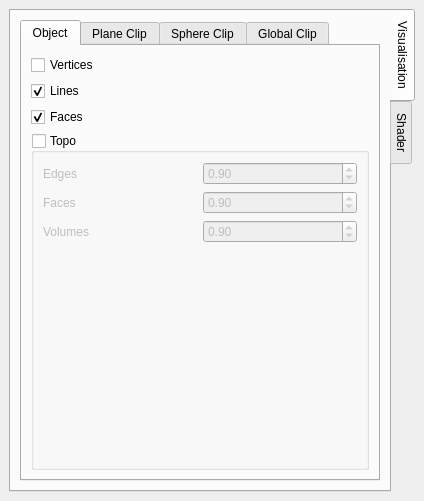
<?xml version="1.0" encoding="UTF-8"?>
<ui version="4.0">
 <class>DockWidget</class>
 <widget class="QDockWidget" name="DockWidget">
  <property name="geometry">
   <rect>
    <x>0</x>
    <y>0</y>
    <width>424</width>
    <height>501</height>
   </rect>
  </property>
  <property name="allowedAreas">
   <set>Qt::LeftDockWidgetArea|Qt::RightDockWidgetArea</set>
  </property>
  <property name="windowTitle">
   <string>Interface</string>
  </property>
  <widget class="QWidget" name="dockWidgetContents">
   <layout class="QGridLayout" name="gridLayout">
    <item row="0" column="1">
     <widget class="QTabWidget" name="tabWidget">
      <property name="tabPosition">
       <enum>QTabWidget::East</enum>
      </property>
      <property name="currentIndex">
       <number>0</number>
      </property>
      <widget class="QWidget" name="tab">
       <attribute name="title">
        <string>Visualisation</string>
       </attribute>
       <layout class="QGridLayout" name="gridLayout_6">
        <item row="0" column="0">
         <widget class="QTabWidget" name="tabWidget_3">
          <property name="currentIndex">
           <number>0</number>
          </property>
          <widget class="QWidget" name="tab_Object">
           <attribute name="title">
            <string>Object</string>
           </attribute>
           <layout class="QVBoxLayout" name="verticalLayout_2">
            <item>
             <layout class="QVBoxLayout" name="verticalLayout">
              <item>
               <widget class="QCheckBox" name="checkBox_vertices">
                <property name="text">
                 <string>Vertices</string>
                </property>
               </widget>
              </item>
              <item>
               <widget class="QCheckBox" name="checkBox_lines">
                <property name="text">
                 <string>Lines</string>
                </property>
                <property name="checked">
                 <bool>true</bool>
                </property>
               </widget>
              </item>
              <item>
               <widget class="QCheckBox" name="checkBox_faces">
                <property name="text">
                 <string>Faces</string>
                </property>
                <property name="checked">
                 <bool>true</bool>
                </property>
               </widget>
              </item>
              <item>
               <widget class="QGroupBox" name="groupBox_topo">
                <property name="enabled">
                 <bool>true</bool>
                </property>
                <property name="title">
                 <string>Topo</string>
                </property>
                <property name="checkable">
                 <bool>true</bool>
                </property>
                <property name="checked">
                 <bool>false</bool>
                </property>
                <layout class="QGridLayout" name="gridLayout_3">
                 <item row="1" column="0">
                  <layout class="QGridLayout" name="gridLayout_2">
                   <item row="1" column="1">
                    <widget class="QDoubleSpinBox" name="explod_phi2">
                     <property name="maximum">
                      <double>1.000000000000000</double>
                     </property>
                     <property name="singleStep">
                      <double>0.100000000000000</double>
                     </property>
                     <property name="value">
                      <double>0.900000000000000</double>
                     </property>
                    </widget>
                   </item>
                   <item row="2" column="1">
                    <widget class="QDoubleSpinBox" name="explod_phi3">
                     <property name="maximum">
                      <double>1.000000000000000</double>
                     </property>
                     <property name="singleStep">
                      <double>0.100000000000000</double>
                     </property>
                     <property name="value">
                      <double>0.900000000000000</double>
                     </property>
                    </widget>
                   </item>
                   <item row="1" column="0">
                    <widget class="QLabel" name="label_faces">
                     <property name="text">
                      <string>Faces</string>
                     </property>
                    </widget>
                   </item>
                   <item row="2" column="0">
                    <widget class="QLabel" name="label_volumes">
                     <property name="text">
                      <string>Volumes</string>
                     </property>
                    </widget>
                   </item>
                   <item row="0" column="1">
                    <widget class="QDoubleSpinBox" name="explod_phi1">
                     <property name="prefix">
                      <string/>
                     </property>
                     <property name="maximum">
                      <double>1.000000000000000</double>
                     </property>
                     <property name="singleStep">
                      <double>0.100000000000000</double>
                     </property>
                     <property name="value">
                      <double>0.900000000000000</double>
                     </property>
                    </widget>
                   </item>
                   <item row="0" column="0">
                    <widget class="QLabel" name="label_edges">
                     <property name="text">
                      <string>Edges</string>
                     </property>
                    </widget>
                   </item>
                  </layout>
                 </item>
                 <item row="2" column="0">
                  <spacer name="verticalSpacer">
                   <property name="orientation">
                    <enum>Qt::Vertical</enum>
                   </property>
                   <property name="sizeHint" stdset="0">
                    <size>
                     <width>20</width>
                     <height>40</height>
                    </size>
                   </property>
                  </spacer>
                 </item>
                </layout>
               </widget>
              </item>
             </layout>
            </item>
           </layout>
          </widget>
          <widget class="QWidget" name="tab_PlaneClipping">
           <attribute name="title">
            <string>Plane Clip</string>
           </attribute>
           <layout class="QVBoxLayout" name="verticalLayout_4">
            <item>
             <layout class="QVBoxLayout" name="verticalLayout_3" stretch="3,1">
              <item>
               <widget class="QGroupBox" name="groupBox_PlanesDisplayParams">
                <property name="enabled">
                 <bool>true</bool>
                </property>
                <property name="title">
                 <string>Display Parameters</string>
                </property>
                <layout class="QHBoxLayout" name="horizontalLayout_2">
                 <item>
                  <layout class="QGridLayout" name="gridLayout_12">
                   <item row="2" column="2">
                    <widget class="QDoubleSpinBox" name="doubleSpinBox_GridColorG">
                     <property name="maximum">
                      <double>1.000000000000000</double>
                     </property>
                     <property name="singleStep">
                      <double>0.100000000000000</double>
                     </property>
                    </widget>
                   </item>
                   <item row="1" column="0">
                    <widget class="QLabel" name="label_GridResolution">
                     <property name="text">
                      <string>Res.</string>
                     </property>
                    </widget>
                   </item>
                   <item row="1" column="1">
                    <widget class="QSpinBox" name="spinBox_GridResolution">
                     <property name="maximum">
                      <number>200</number>
                     </property>
                    </widget>
                   </item>
                   <item row="2" column="0">
                    <widget class="QLabel" name="label_GridColor">
                     <property name="text">
                      <string>Color</string>
                     </property>
                    </widget>
                   </item>
                   <item row="0" column="1">
                    <widget class="QDoubleSpinBox" name="doubleSpinBox_GridDisplaySize">
                     <property name="singleStep">
                      <double>0.100000000000000</double>
                     </property>
                    </widget>
                   </item>
                   <item row="0" column="0">
                    <widget class="QLabel" name="label_GridSize">
                     <property name="text">
                      <string>Size</string>
                     </property>
                    </widget>
                   </item>
                   <item row="2" column="3">
                    <widget class="QDoubleSpinBox" name="doubleSpinBox_GridColorB">
                     <property name="maximum">
                      <double>1.000000000000000</double>
                     </property>
                     <property name="singleStep">
                      <double>0.100000000000000</double>
                     </property>
                    </widget>
                   </item>
                   <item row="2" column="1">
                    <widget class="QDoubleSpinBox" name="doubleSpinBox_GridColorR">
                     <property name="maximum">
                      <double>1.000000000000000</double>
                     </property>
                     <property name="singleStep">
                      <double>0.100000000000000</double>
                     </property>
                    </widget>
                   </item>
                  </layout>
                 </item>
                </layout>
               </widget>
              </item>
              <item>
               <widget class="QGroupBox" name="groupBox_PlanesSelection">
                <property name="title">
                 <string>Planes Selection</string>
                </property>
                <widget class="QPushButton" name="pushButton_addPlane">
                 <property name="geometry">
                  <rect>
                   <x>10</x>
                   <y>30</y>
                   <width>31</width>
                   <height>28</height>
                  </rect>
                 </property>
                 <property name="text">
                  <string>+</string>
                 </property>
                </widget>
               </widget>
              </item>
             </layout>
            </item>
           </layout>
          </widget>
          <widget class="QWidget" name="tab_SphereClipping">
           <attribute name="title">
            <string>Sphere Clip</string>
           </attribute>
           <layout class="QHBoxLayout" name="horizontalLayout_5">
            <item>
             <layout class="QVBoxLayout" name="verticalLayout_5" stretch="3,1">
              <item>
               <widget class="QGroupBox" name="groupBox_SpheresDisplayParams">
                <property name="enabled">
                 <bool>true</bool>
                </property>
                <property name="title">
                 <string>Display Parameters</string>
                </property>
                <layout class="QHBoxLayout" name="horizontalLayout_3">
                 <item>
                  <layout class="QGridLayout" name="gridLayout_13">
                   <item row="1" column="2">
                    <widget class="QDoubleSpinBox" name="doubleSpinBox_SphereGridColorG">
                     <property name="maximum">
                      <double>1.000000000000000</double>
                     </property>
                     <property name="singleStep">
                      <double>0.100000000000000</double>
                     </property>
                    </widget>
                   </item>
                   <item row="0" column="0">
                    <widget class="QLabel" name="label_SphereResolution">
                     <property name="text">
                      <string>Res.</string>
                     </property>
                    </widget>
                   </item>
                   <item row="0" column="1">
                    <widget class="QSpinBox" name="spinBox_SphereResolution">
                     <property name="maximum">
                      <number>200</number>
                     </property>
                    </widget>
                   </item>
                   <item row="1" column="0">
                    <widget class="QLabel" name="label_GridColor_2">
                     <property name="text">
                      <string>Color</string>
                     </property>
                    </widget>
                   </item>
                   <item row="1" column="3">
                    <widget class="QDoubleSpinBox" name="doubleSpinBox_SphereGridColorB">
                     <property name="maximum">
                      <double>1.000000000000000</double>
                     </property>
                     <property name="singleStep">
                      <double>0.100000000000000</double>
                     </property>
                    </widget>
                   </item>
                   <item row="1" column="1">
                    <widget class="QDoubleSpinBox" name="doubleSpinBox_SphereGridColorR">
                     <property name="maximum">
                      <double>1.000000000000000</double>
                     </property>
                     <property name="singleStep">
                      <double>0.100000000000000</double>
                     </property>
                    </widget>
                   </item>
                  </layout>
                 </item>
                </layout>
               </widget>
              </item>
              <item>
               <widget class="QGroupBox" name="groupBox_SpheresSelection_2">
                <property name="title">
                 <string>Spheres Selection</string>
                </property>
                <widget class="QPushButton" name="pushButton_addSphere">
                 <property name="geometry">
                  <rect>
                   <x>10</x>
                   <y>30</y>
                   <width>31</width>
                   <height>28</height>
                  </rect>
                 </property>
                 <property name="text">
                  <string>+</string>
                 </property>
                </widget>
               </widget>
              </item>
             </layout>
            </item>
           </layout>
          </widget>
          <widget class="QWidget" name="tab_GlobalClipping">
           <attribute name="title">
            <string>Global Clip</string>
           </attribute>
           <layout class="QHBoxLayout" name="horizontalLayout_6">
            <item>
             <layout class="QGridLayout" name="gridLayout_15">
              <item row="0" column="0">
               <widget class="QLabel" name="label_ColorAttenuationFactor">
                <property name="text">
                 <string>Color Att.</string>
                </property>
                <property name="wordWrap">
                 <bool>true</bool>
                </property>
               </widget>
              </item>
              <item row="0" column="1">
               <widget class="QDoubleSpinBox" name="doubleSpinBox_ColorAttenuationFactor">
                <property name="singleStep">
                 <double>1.000000000000000</double>
                </property>
               </widget>
              </item>
              <item row="1" column="0">
               <widget class="QLabel" name="label_ClippingMode">
                <property name="text">
                 <string>Clipping Mode</string>
                </property>
               </widget>
              </item>
              <item row="1" column="1">
               <widget class="QSlider" name="horizontalSlider_ClippingMode">
                <property name="maximum">
                 <number>1</number>
                </property>
                <property name="orientation">
                 <enum>Qt::Horizontal</enum>
                </property>
               </widget>
              </item>
              <item row="2" column="1">
               <spacer name="verticalSpacer_2">
                <property name="orientation">
                 <enum>Qt::Vertical</enum>
                </property>
                <property name="sizeHint" stdset="0">
                 <size>
                  <width>20</width>
                  <height>40</height>
                 </size>
                </property>
               </spacer>
              </item>
             </layout>
            </item>
           </layout>
          </widget>
         </widget>
        </item>
       </layout>
      </widget>
      <widget class="QWidget" name="tab_2">
       <attribute name="title">
        <string>Shader</string>
       </attribute>
       <layout class="QGridLayout" name="gridLayout_7">
        <item row="0" column="0">
         <layout class="QGridLayout" name="gridLayout_8">
          <item row="0" column="0">
           <widget class="QLabel" name="label_2">
            <property name="text">
             <string>Shader Editor</string>
            </property>
           </widget>
          </item>
          <item row="2" column="0">
           <widget class="QPushButton" name="compileButton">
            <property name="text">
             <string>Recompile</string>
            </property>
           </widget>
          </item>
          <item row="1" column="0">
           <widget class="QTabWidget" name="tabWidget_2">
            <property name="currentIndex">
             <number>0</number>
            </property>
            <widget class="QWidget" name="tab_3">
             <attribute name="title">
              <string>Vertex</string>
             </attribute>
             <layout class="QGridLayout" name="gridLayout_9">
              <item row="0" column="0">
               <widget class="QTextEdit" name="vertexEdit"/>
              </item>
             </layout>
            </widget>
            <widget class="QWidget" name="tab_4">
             <attribute name="title">
              <string>Fragment</string>
             </attribute>
             <layout class="QGridLayout" name="gridLayout_10">
              <item row="0" column="0">
               <widget class="QTextEdit" name="fragmentEdit"/>
              </item>
             </layout>
            </widget>
           </widget>
          </item>
         </layout>
        </item>
       </layout>
      </widget>
     </widget>
    </item>
   </layout>
  </widget>
 </widget>
 <resources/>
 <connections/>
</ui>
